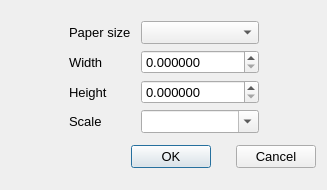
<?xml version="1.0" encoding="UTF-8"?>
<ui version="4.0">
 <class>PrintPreview_Dialog</class>
 <widget class="QDialog" name="PrintPreview_Dialog">
  <property name="geometry">
   <rect>
    <x>0</x>
    <y>0</y>
    <width>327</width>
    <height>190</height>
   </rect>
  </property>
  <property name="minimumSize">
   <size>
    <width>327</width>
    <height>190</height>
   </size>
  </property>
  <property name="maximumSize">
   <size>
    <width>327</width>
    <height>190</height>
   </size>
  </property>
  <property name="font">
   <font>
    <pointsize>10</pointsize>
   </font>
  </property>
  <property name="windowTitle">
   <string>Print Preview selection options</string>
  </property>
  <layout class="QVBoxLayout" name="verticalLayout">
   <property name="spacing">
    <number>0</number>
   </property>
   <property name="leftMargin">
    <number>10</number>
   </property>
   <property name="topMargin">
    <number>10</number>
   </property>
   <property name="rightMargin">
    <number>10</number>
   </property>
   <property name="bottomMargin">
    <number>10</number>
   </property>
   <item>
    <layout class="QHBoxLayout" name="horizontalLayout_2">
     <item>
      <spacer name="horizontalSpacer_2">
       <property name="orientation">
        <enum>Qt::Horizontal</enum>
       </property>
       <property name="sizeHint" stdset="0">
        <size>
         <width>40</width>
         <height>20</height>
        </size>
       </property>
      </spacer>
     </item>
     <item>
      <layout class="QGridLayout" name="gridLayout">
       <property name="sizeConstraint">
        <enum>QLayout::SetMinimumSize</enum>
       </property>
       <property name="horizontalSpacing">
        <number>10</number>
       </property>
       <property name="verticalSpacing">
        <number>6</number>
       </property>
       <item row="0" column="0">
        <widget class="QLabel" name="label_6">
         <property name="font">
          <font>
           <pointsize>10</pointsize>
          </font>
         </property>
         <property name="text">
          <string>Paper size</string>
         </property>
        </widget>
       </item>
       <item row="0" column="1">
        <widget class="QComboBox" name="_100">
         <property name="frame">
          <bool>true</bool>
         </property>
        </widget>
       </item>
       <item row="1" column="0" alignment="Qt::AlignLeft">
        <widget class="QLabel" name="label_8">
         <property name="font">
          <font>
           <pointsize>10</pointsize>
          </font>
         </property>
         <property name="text">
          <string>Width</string>
         </property>
        </widget>
       </item>
       <item row="1" column="1">
        <widget class="QDoubleSpinBox" name="_101">
         <property name="decimals">
          <number>6</number>
         </property>
         <property name="maximum">
          <double>100000000.000000000000000</double>
         </property>
        </widget>
       </item>
       <item row="2" column="0" alignment="Qt::AlignLeft">
        <widget class="QLabel" name="label_9">
         <property name="font">
          <font>
           <pointsize>10</pointsize>
          </font>
         </property>
         <property name="text">
          <string>Height</string>
         </property>
        </widget>
       </item>
       <item row="2" column="1">
        <widget class="QDoubleSpinBox" name="_102">
         <property name="sizePolicy">
          <sizepolicy hsizetype="Minimum" vsizetype="Fixed">
           <horstretch>0</horstretch>
           <verstretch>0</verstretch>
          </sizepolicy>
         </property>
         <property name="minimumSize">
          <size>
           <width>90</width>
           <height>0</height>
          </size>
         </property>
         <property name="baseSize">
          <size>
           <width>90</width>
           <height>0</height>
          </size>
         </property>
         <property name="decimals">
          <number>6</number>
         </property>
         <property name="maximum">
          <double>100000000.000000000000000</double>
         </property>
        </widget>
       </item>
       <item row="3" column="0" alignment="Qt::AlignLeft">
        <widget class="QLabel" name="label_12">
         <property name="font">
          <font>
           <pointsize>10</pointsize>
          </font>
         </property>
         <property name="text">
          <string>Scale</string>
         </property>
        </widget>
       </item>
       <item row="3" column="1">
        <widget class="QComboBox" name="_104">
         <property name="editable">
          <bool>true</bool>
         </property>
        </widget>
       </item>
      </layout>
     </item>
     <item>
      <spacer name="horizontalSpacer_3">
       <property name="orientation">
        <enum>Qt::Horizontal</enum>
       </property>
       <property name="sizeHint" stdset="0">
        <size>
         <width>40</width>
         <height>20</height>
        </size>
       </property>
      </spacer>
     </item>
    </layout>
   </item>
   <item>
    <layout class="QHBoxLayout" name="horizontalLayout">
     <property name="spacing">
      <number>25</number>
     </property>
     <property name="leftMargin">
      <number>1</number>
     </property>
     <property name="topMargin">
      <number>1</number>
     </property>
     <property name="rightMargin">
      <number>1</number>
     </property>
     <property name="bottomMargin">
      <number>1</number>
     </property>
     <item>
      <spacer name="horizontalSpacer">
       <property name="orientation">
        <enum>Qt::Horizontal</enum>
       </property>
       <property name="sizeHint" stdset="0">
        <size>
         <width>40</width>
         <height>20</height>
        </size>
       </property>
      </spacer>
     </item>
     <item>
      <widget class="QPushButton" name="_1">
       <property name="text">
        <string>OK</string>
       </property>
       <property name="default">
        <bool>true</bool>
       </property>
      </widget>
     </item>
     <item>
      <widget class="QPushButton" name="_2">
       <property name="text">
        <string>Cancel</string>
       </property>
       <property name="autoDefault">
        <bool>false</bool>
       </property>
      </widget>
     </item>
    </layout>
   </item>
  </layout>
 </widget>
 <tabstops>
  <tabstop>_100</tabstop>
  <tabstop>_101</tabstop>
  <tabstop>_102</tabstop>
  <tabstop>_104</tabstop>
  <tabstop>_1</tabstop>
  <tabstop>_2</tabstop>
 </tabstops>
 <resources/>
 <connections/>
</ui>
